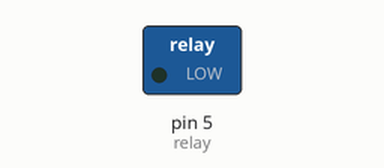
Bench run of a sketch on a simulated Arduino Uno, built with avr-gcc and run on an emulated ATmega328P. Shown: switched loads named in the sketch (green lamp = pin HIGH). Dashed ring = blinking. What the sketch prints to the serial monitor is not drawn.

Above: at 0.5 s.
Timing chart, 0 to 4.6 s (numbered marks = the images above):
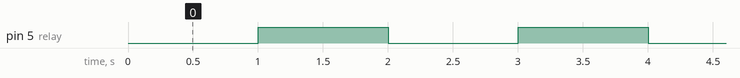

The sketch:

relay.ino
```cpp
int relay = 5; //13;
bool launched = false;

void setup() {
  // put your setup code here, to run once:
  Serial.begin(19200); //(115200); // can change this based on what's needed
  pinMode (relay, OUTPUT);

  // bool active = false;
}

void loop() {
  // put your main code here, to run repeatedly:

  if (launched) {
    digitalWrite(relay, HIGH);
    launched = false;
    Serial.print(false);
  } else {
    digitalWrite(relay, LOW);
    launched = true;
    Serial.print(true);
  }
  delay(1000);
}
```

Measured:
- by itself, pin 5 (relay): alternates HIGH for 1.0 s and LOW for 1.0 s
